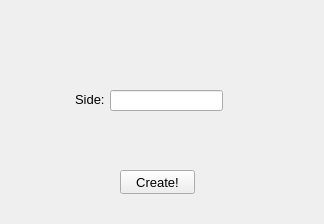
<?xml version="1.0" encoding="UTF-8"?>
<ui version="4.0">
 <class>Form_Square</class>
 <widget class="QWidget" name="Form_Square">
  <property name="geometry">
   <rect>
    <x>0</x>
    <y>0</y>
    <width>324</width>
    <height>224</height>
   </rect>
  </property>
  <property name="windowTitle">
   <string>Form</string>
  </property>
  <widget class="QLabel" name="label">
   <property name="geometry">
    <rect>
     <x>75</x>
     <y>91</y>
     <width>49</width>
     <height>16</height>
    </rect>
   </property>
   <property name="font">
    <font>
     <pointsize>10</pointsize>
    </font>
   </property>
   <property name="text">
    <string>Side:</string>
   </property>
  </widget>
  <widget class="QLineEdit" name="lineEdit">
   <property name="geometry">
    <rect>
     <x>110</x>
     <y>90</y>
     <width>113</width>
     <height>21</height>
    </rect>
   </property>
   <property name="font">
    <font>
     <pointsize>10</pointsize>
    </font>
   </property>
  </widget>
  <widget class="QPushButton" name="pushButton">
   <property name="geometry">
    <rect>
     <x>120</x>
     <y>170</y>
     <width>75</width>
     <height>24</height>
    </rect>
   </property>
   <property name="font">
    <font>
     <pointsize>10</pointsize>
    </font>
   </property>
   <property name="text">
    <string>Create!</string>
   </property>
  </widget>
 </widget>
 <resources/>
 <connections/>
</ui>
